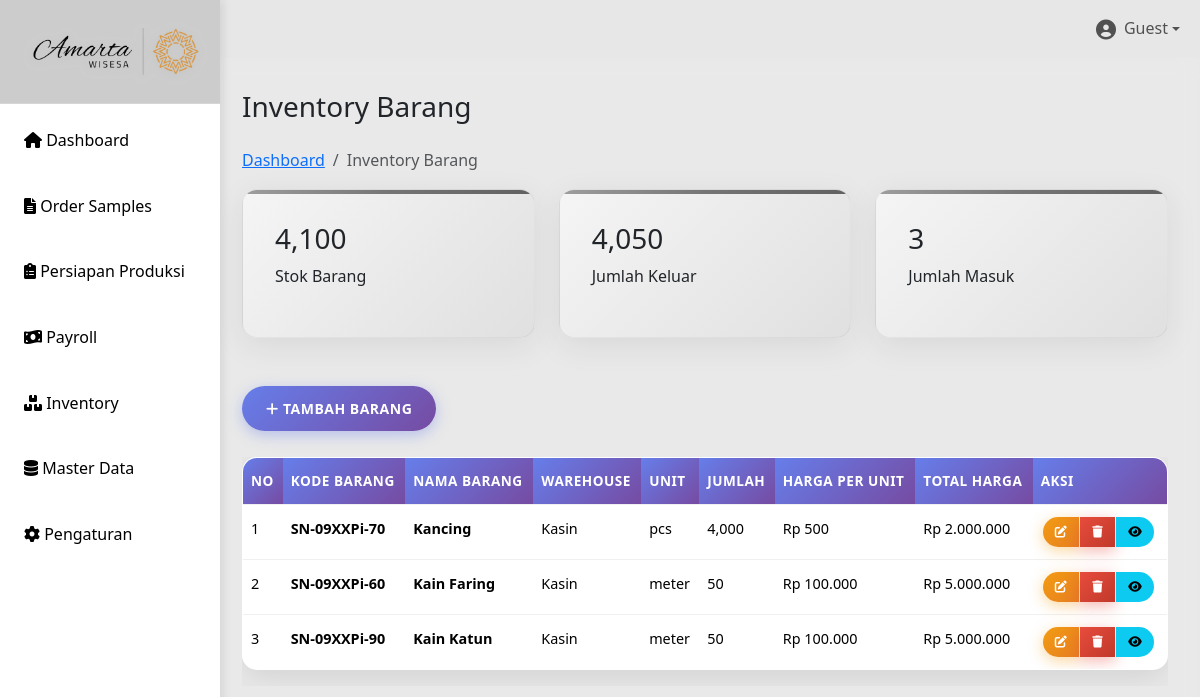
Before: /inventory.php with the older database file.
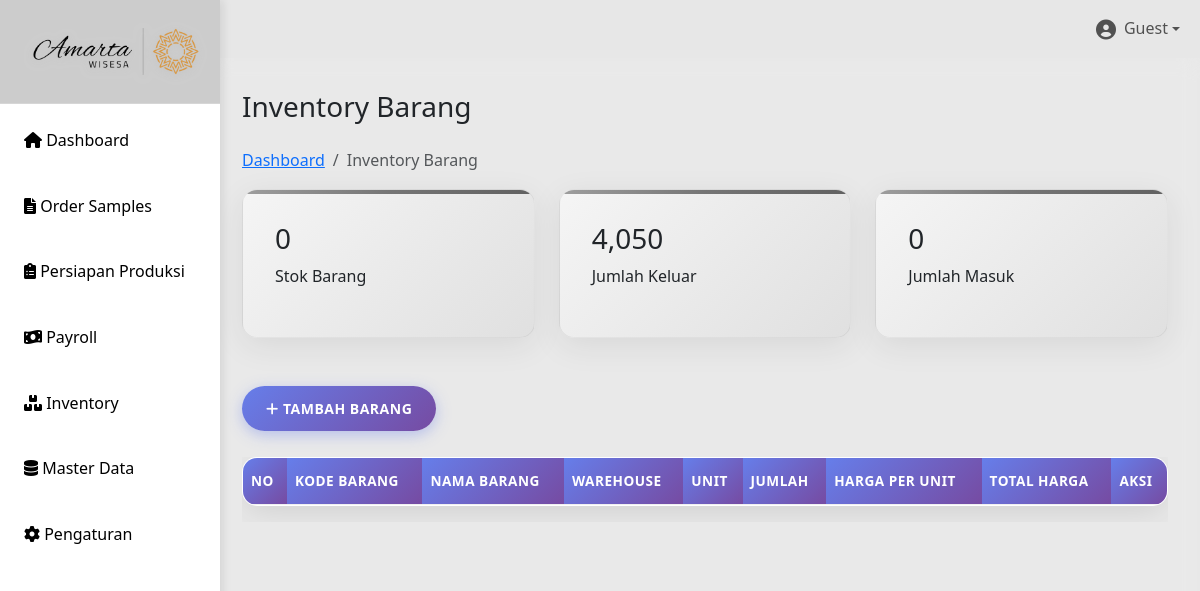
After: the same page with the newer database file.
### tables this page shows
CREATE TABLE `inventory` (
  `id` int(11) NOT NULL,
  `kode_barang` varchar(50) DEFAULT NULL,
  `nama_barang` varchar(255) NOT NULL,
  `warehouse` varchar(100) NOT NULL,
  `unit` varchar(50) NOT NULL,
  `jumlah` int(11) NOT NULL DEFAULT 0,
  `harga_per_unit` decimal(15,2) NOT NULL DEFAULT 0.00,
  `keterangan` text DEFAULT NULL,
  `created_at` datetime NOT NULL DEFAULT current_timestamp(),
  `updated_at` datetime DEFAULT NULL ON UPDATE current_timestamp(),
  `id_kategori` int(11) DEFAULT NULL
);

### inventory.php (the view, shortened to what this page needs)
<?php
include "includes/header.php";
include "config/db.php";
$result = $conn->query("SELECT * FROM inventory ORDER BY id DESC");
$total_stok = $conn->query("SELECT SUM(jumlah) as total FROM inventory")->fetch_assoc()['total'] ?? 0;
$barang_keluar = $conn->query("SELECT SUM(jumlah_keluar) as total FROM inventory_transaksi_gudang WHERE jenis = 'keluar'")->fetch_assoc()['total'] ?? 0;
$barang_masuk = $conn->query("SELECT COUNT(DISTINCT nama_barang) as total FROM inventory")->fetch_assoc()['total'] ?? 0;
?>
    <main class="main-content">
            <div>
                <h1 class="h3 mb-4">Inventory Barang</h1>
                <nav aria-label="breadcrumb">
                    <ol class="breadcrumb">
                        <li class="breadcrumb-item"><a href="index.php">Dashboard</a></li>
                        <li class="breadcrumb-item active">Inventory Barang</li>
                    </ol>
                </nav>
            </div>
        <div class="row mb-4">
            <div class="col-md-4">
                <div class="stats-card">
                    <h3><?php echo number_format($total_stok); ?></h3>
                    <p>Stok Barang</p>
                </div>
            </div>
            <div class="col-md-4">
                <div class="stats-card">
                    <h3><?php echo number_format($barang_keluar); ?></h3>
                    <p>Jumlah Keluar</p>
                </div>
            </div>
            <div class="col-md-4">
                <div class="stats-card">
                    <h3><?php echo number_format($barang_masuk); ?></h3>
                    <p>Jumlah Masuk</p>
                </div>
            </div>
        </div>
        <div>
            <button class="btn btn-primary" data-bs-toggle="modal" data-bs-target="#inventoryModal">
                <i class="fas fa-plus"></i> Tambah Barang
            </button>
        </div><br>
        <div class="table-container">
            <div class="table-responsive">
                <table id="inventoryTable" class="table table-hover">
                    <thead>
                        <tr>
                            <th>No</th>
                            <th>Kode Barang</th>
                            <th>Nama Barang</th>
                            <th>Warehouse</th>
                            <th>Unit</th>
                            <th>Jumlah</th>
                            <th>Harga per Unit</th>
                            <th>Total Harga</th>
                            <th>Aksi</th>
                        </tr>
                    </thead>
                    <tbody>
                        <?php $no=1; while($row = $result->fetch_assoc()): ?>
                        <tr>
                            <td><?= $no++ ?></td>
                            <td><strong><?= $row['kode_barang'] ?? '-' ?></strong></td>
                            <td><strong><?= $row['nama_barang'] ?></strong></td>
                            <td><?= $row['warehouse'] ?></td>
                            <td><?= $row['unit'] ?></td>
                            <td><?= number_format($row['jumlah']) ?></td>
                            <td>Rp <?= number_format($row['harga_per_unit'], 0, ',', '.') ?></td>
                            <td>Rp <?= number_format($row['jumlah'] * $row['harga_per_unit'], 0, ',', '.') ?></td>
                            <td>
                                <div class="btn-group btn-group-sm" role="group">
                                    <button class="btn btn-warning" onclick="editInventory(<?= $row['id']; ?>)" title="Edit">
                                        <i class="fas fa-edit"></i>
                                    </button>
                                    <button class="btn btn-danger" onclick="deleteInventory(<?= $row['id']; ?>)" title="Hapus">
                                        <i class="fas fa-trash"></i>
                                    </button>
                                    <button class="btn btn-info" onclick="detailInventory(<?= $row['id']; ?>)" title="Detail">
                                        <i class="fas fa-eye"></i>
                                    </button>
                                </div>
                            </td>
                        </tr>
                        <?php endwhile; ?>
                    </tbody>
                </table>
            </div>
        </div>
    </main>
<?php include 'includes/footer.php'; ?>

Changed rows visible on the page:
removed inventory: kode_barang "SN-09XXPi-70", nama_barang "Kancing", warehouse "Kasin", unit "pcs", jumlah "4,000", harga_per_unit "500", $row['jumlah'] * $row['harga_per_unit'] "2.000.000"
removed inventory: kode_barang "SN-09XXPi-60", nama_barang "Kain Faring", warehouse "Kasin", unit "meter", jumlah "50", harga_per_unit "100.000", $row['jumlah'] * $row['harga_per_unit'] "5.000.000"
removed inventory: kode_barang "SN-09XXPi-90", nama_barang "Kain Katun", warehouse "Kasin", unit "meter", jumlah "50", harga_per_unit "100.000", $row['jumlah'] * $row['harga_per_unit'] "5.000.000"
Other visible differences:
$total_stok: "4,100" → "0"
$barang_masuk: "3" → "0"
